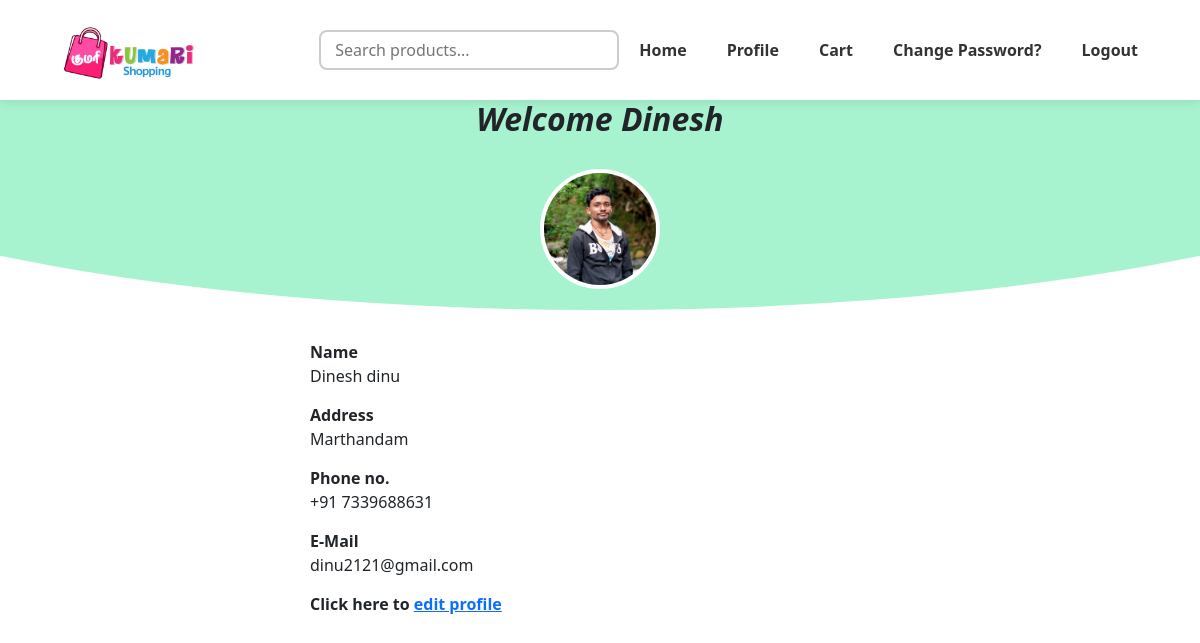
Screenshot of /view_user/16/ (signed in) with the database file from the repository.
### accounts/models.py (models this page shows, shortened)
class CustomUser(AbstractUser):
    user_role=(
        ('user','User'),
        ('seller','Seller'),
        ('admin','Admin'),
    )
    user_type= models.CharField(max_length=10,choices=user_role,default='user')
    user_profile=models.ImageField(
        upload_to='user_images',
        default='null',
        blank=False,
        validators=[FileExtensionValidator(allowed_extensions=['jpg', 'jpeg', 'png', 'svg','webp'])]
        )
    seller_profile=models.ImageField(
        upload_to='seller_images',
        default='null',
        blank=False,
        validators=[FileExtensionValidator(allowed_extensions=['jpg', 'jpeg', 'png', 'svg','webp'])]
        )
    mobile = models.CharField(
        max_length=14,
        unique=True,
        validators=[RegexValidator(r'^\+91\s?\d{10}$', 'Enter a valid mobile number with country code.')],
        verbose_name='Mobile Number'
    )
    address = models.TextField(
        max_length=150,
        blank=False,
        verbose_name='Address'
    )
    username = models.CharField(
        max_length=150,  # You can change this if needed
        unique=True,
        blank=False,
        null=False,
        validators=[RegexValidator(r'^[a-zA-Z][a-zA-Z0-9]*$','Username only starts with alphabetic characters')]
    )
    first_name = models.CharField(
        max_length=50,
        blank=False,
        validators=[RegexValidator(r'^[a-zA-Z]+$', 'Only alphabetic characters are allowed.')]
    )
    last_name = models.CharField(
        max_length=50,
        blank=False,
        validators=[RegexValidator(r'^[a-zA-Z]+$', 'Only alphabetic characters are allowed.')]
        )
    email = models.EmailField(
        blank=False,
        unique=True)
    is_active = models.BooleanField(default=True)
    objects = CustomUserManager()
    USERNAME_FIELD = 'username'
    REQUIRED_FIELDS = ['mobile']

### accounts/views.py (the view)
# urls.py: path('view_user/<int:user_id>/',views.view_user,name='view_user'),
@login_required
def view_user(request,user_id):
    user=get_object_or_404(CustomUser,id=user_id)
    return render(request,'view_user.html', {'user':user})

### templates/view_user.html (shortened to what this page needs)
{% extends "base.html" %}
{% load static %}
{% block content %}
  <div class="header-wave">
    <h2> <b><i>Welcome {{ user.username }}</i></b></h2>
    <div class="profile-image">
        <img src="{{user.user_profile.url}}" alt="no img">
    </div>
  </div>
  <div class="info-section">
    <div class="info-item">
      <div><span class="info-label">Name</span><br>{{ user.first_name }} {{ user.last_name }}</div>
    </div>
    <div class="info-item">
      <div><span class="info-label">Address</span><br>{{ user.address }}</div>
    </div>
    <div class="info-item">
      <div><span class="info-label">Phone no.</span><br>{{ user.mobile }}</div>
    </div>
    <div class="info-item">
      <div><span class="info-label">E-Mail</span><br>{{ user.email }}</div>
    </div>
    <div class="info-item">
      <div><span class="info-label">
           Click here to <a href="{% url 'edit_user' user.id %} " class="edit-btn">edit profile</a>
      </span><br></div>
    </div>
  </div>
{% endblock %}

### static/css/style.css (style rules this page uses)
body { margin: 0; padding: 0; height: 100%; }
.header-wave { position: relative; background-color: #a7f3d0; height: 230px; clip-path: ellipse(75% 100% at 50% 0%); text-align: center; padding-top: 20px; }
.profile-image { position: absolute; bottom: 21px; left: 50%; transform: translateX(-50%); width: 120px; height: 120px; border: 4px solid #fff; border-radius: 50%; overflow: hidden; }
.profile-image img { width: 100%; height: 100%; object-fit: cover; }
.info-section { margin-top: 80px; padding: 20px 300px; height: 100vh; }
@media (max-width: 1440px) { .info-section { margin-top: 10px; } }
.info-item { display: flex; align-items: center; margin-bottom: 15px; }
.info-label { font-weight: 600; margin-right: 5px; }

### templates/view_user.html (style rules this page uses)
body { margin: -20px; padding: 0; height: 100vh; }

### rows the page displays
CustomUser: username "Dinesh", user_profile (picture), first_name "Dinesh", last_name "dinu", address "Marthandam", mobile "+91 7339688631", email "dinu2121@gmail.com"
